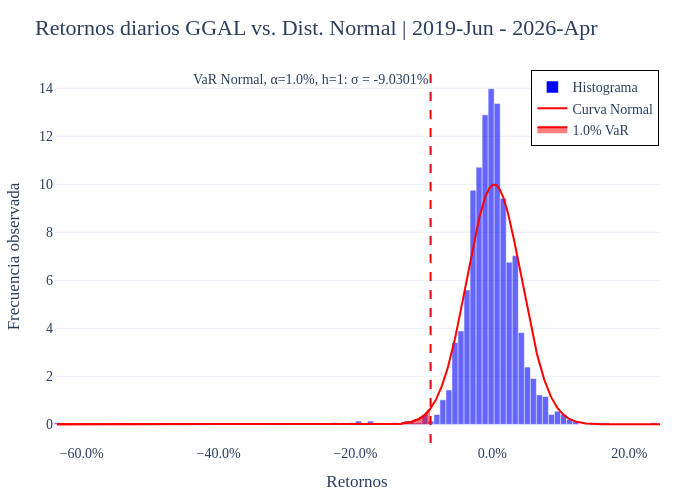

This figure's notebook cell:
### Code cell
fig_1 = go.Figure()

fig_1.add_trace(go.Bar(
	x=bin_edges[:-1],  # Bordes izquierdos
	y=hist_values,
	width=bin_width,
	marker=dict(color='blue', opacity=0.6),
	name='Histograma'
))

fig_1.add_trace(go.Scatter(
	x=x,
	y=pdf,
	mode='lines',
	line=dict(color='red', width=2),
	name='Curva Normal'
))

fig_1.add_vline(
	x=VaR_normal,
	line=dict(color='red', dash='dash'),
	annotation_text=f'VaR Normal, \u03B1={alpha * 100:.1f}%, h={h}: \u03C3 = {VaR_normal_porcentual/1:.4f}%',
	annotation_position='top left'
)

# Agregamos la región del VaR
fig_1.add_trace(go.Scatter(
	x=x[x <= VaR_normal_porcentual / 100],
	y=pdf[x <= VaR_normal_porcentual / 100],
	fill='tozeroy',
	mode='lines',
	name=f'{(1 - (1-alpha)) * 100:.1f}% VaR',
	line=dict(color='red'),
	fillcolor='rgba(255, 0, 0, 0.5)'
))

fig_1.update_layout(
	width=700, height=500, margin=dict(l=40, r=40, t=70, b=40),
	title=f'Retornos diarios {TICKERS[0]} vs. Dist. Normal | {periodo}',
	title_font=dict(size=22, family="calibri"),
	font=dict(size=14, family="calibri"),	
	xaxis=dict(title='Retornos', tickformat=".1%"),
	yaxis=dict(title='Frecuencia observada'),
	legend=dict(bordercolor="black", borderwidth=1, x=0.999, y=0.999, xanchor="right", yanchor="top"),
	template='plotly_white'
)

fig_1.show()

print(f'Media: {mu}.\nSigma: {sigma}')
# print(f'El VaR Relativo % con {(1-alpha) *100:.2f}% de confianza para un horizonte temporal de {h} días es: {var_porcentual:.2f}%.\nEl VaR Absoluto $ con {(1-alpha)*100:.2f}% de confianza para un horizonte temporal de {h} días es: $ {var_porcentual/100 * w0:.0f}. \nEl valor de z-critico es: {Z_critico:.6f}.')

### Figure 1 — Plotly figure (JSON) as saved in the notebook; plotly's stock layout.template omitted (floating-point values rounded to 4 significant figures; data arrays with more than 128 entries replaced by an {"elided": "..."} marker saying what was removed)
{"data": [{"marker": {"color": "blue", "opacity": 0.6}, "name": "Histograma", "type": "bar", "width": 0.00881, "x": [-0.6361, -0.6273, -0.6185, -0.6097, -0.6008, -0.592, -0.5832, -0.5744, -0.5656, -0.5568, -0.548, -0.5392, -0.5304, -0.5216, -0.5127, -0.5039, -0.4951, -0.4863, -0.4775, -0.4687, -0.4599, -0.4511, -0.4423, -0.4335, -0.4247, -0.4158, -0.407, -0.3982, -0.3894, -0.3806, -0.3718, -0.363, -0.3542, -0.3454, -0.3366, -0.3277, -0.3189, -0.3101, -0.3013, -0.2925, -0.2837, -0.2749, -0.2661, -0.2573, -0.2485, -0.2396, -0.2308, -0.222, -0.2132, -0.2044, -0.1956, -0.1868, -0.178, -0.1692, -0.1604, -0.1515, -0.1427, -0.1339, -0.1251, -0.1163, -0.1075, -0.09869, -0.08988, -0.08107, -0.07226, -0.06345, -0.05464, -0.04583, -0.03702, -0.02821, -0.0194, -0.01059, -0.001784, 0.007025, 0.01583, 0.02464, 0.03345, 0.04226, 0.05107, 0.05988, 0.06869, 0.0775, 0.08631, 0.09512, 0.1039, 0.1127, 0.1216, 0.1304, 0.1392, 0.148, 0.1568, 0.1656, 0.1744, 0.1832, 0.192, 0.2008, 0.2096, 0.2185, 0.2273, 0.2361], "y": [0.06822, 0.0, 0.0, 0.0, 0.0, 0.0, 0.0, 0.0, 0.0, 0.0, 0.0, 0.0, 0.0, 0.0, 0.0, 0.0, 0.0, 0.0, 0.0, 0.0, 0.0, 0.0, 0.0, 0.0, 0.0, 0.0, 0.0, 0.0, 0.0, 0.0, 0.0, 0.0, 0.0, 0.0, 0.0, 0.0, 0.0, 0.0, 0.0, 0.0, 0.0, 0.0, 0.0, 0.0, 0.0, 0.0, 0.06822, 0.0, 0.0, 0.06822, 0.1364, 0.0, 0.1364, 0.0, 0.0, 0.0, 0.06822, 0.0, 0.1364, 0.06822, 0.06822, 0.4093, 0.1364, 0.4093, 1.023, 1.433, 3.411, 3.888, 5.594, 9.755, 10.71, 12.89, 13.98, 13.37, 9.414, 6.753, 7.026, 3.82, 2.388, 1.91, 1.228, 1.16, 0.4093, 0.5457, 0.4093, 0.2046, 0.1364, 0.0, 0.0, 0.06822, 0.06822, 0.06822, 0.0, 0.0, 0.0, 0.0, 0.0, 0.0, 0.0, 0.06822]}, {"line": {"color": "red", "width": 2}, "mode": "lines", "name": "Curva Normal", "type": "scatter", "x": {"elided": "1000 float values"}, "y": {"elided": "1000 float values"}}, {"fill": "tozeroy", "fillcolor": "rgba(255, 0, 0, 0.5)", "line": {"color": "red"}, "mode": "lines", "name": "1.0% VaR", "type": "scatter", "x": {"elided": "619 float values"}, "y": {"elided": "619 float values"}}], "layout": {"annotations": [{"showarrow": false, "text": "VaR Normal, α=1.0%, h=1: σ = -9.0301%", "x": -0.0903, "xanchor": "right", "xref": "x", "y": 1, "yanchor": "top", "yref": "y domain"}], "font": {"family": "calibri", "size": 14}, "height": 500, "legend": {"bordercolor": "black", "borderwidth": 1, "x": 0.999, "xanchor": "right", "y": 0.999, "yanchor": "top"}, "margin": {"b": 40, "l": 40, "r": 40, "t": 70}, "shapes": [{"line": {"color": "red", "dash": "dash"}, "type": "line", "x0": -0.0903, "x1": -0.0903, "xref": "x", "y0": 0, "y1": 1, "yref": "y domain"}], "title": {"font": {"family": "calibri", "size": 22}, "text": "Retornos diarios GGAL vs. Dist. Normal | 2019-Jun - 2026-Apr"}, "width": 700, "xaxis": {"tickformat": ".1%", "title": {"text": "Retornos"}}, "yaxis": {"title": {"text": "Frecuencia observada"}}}}
